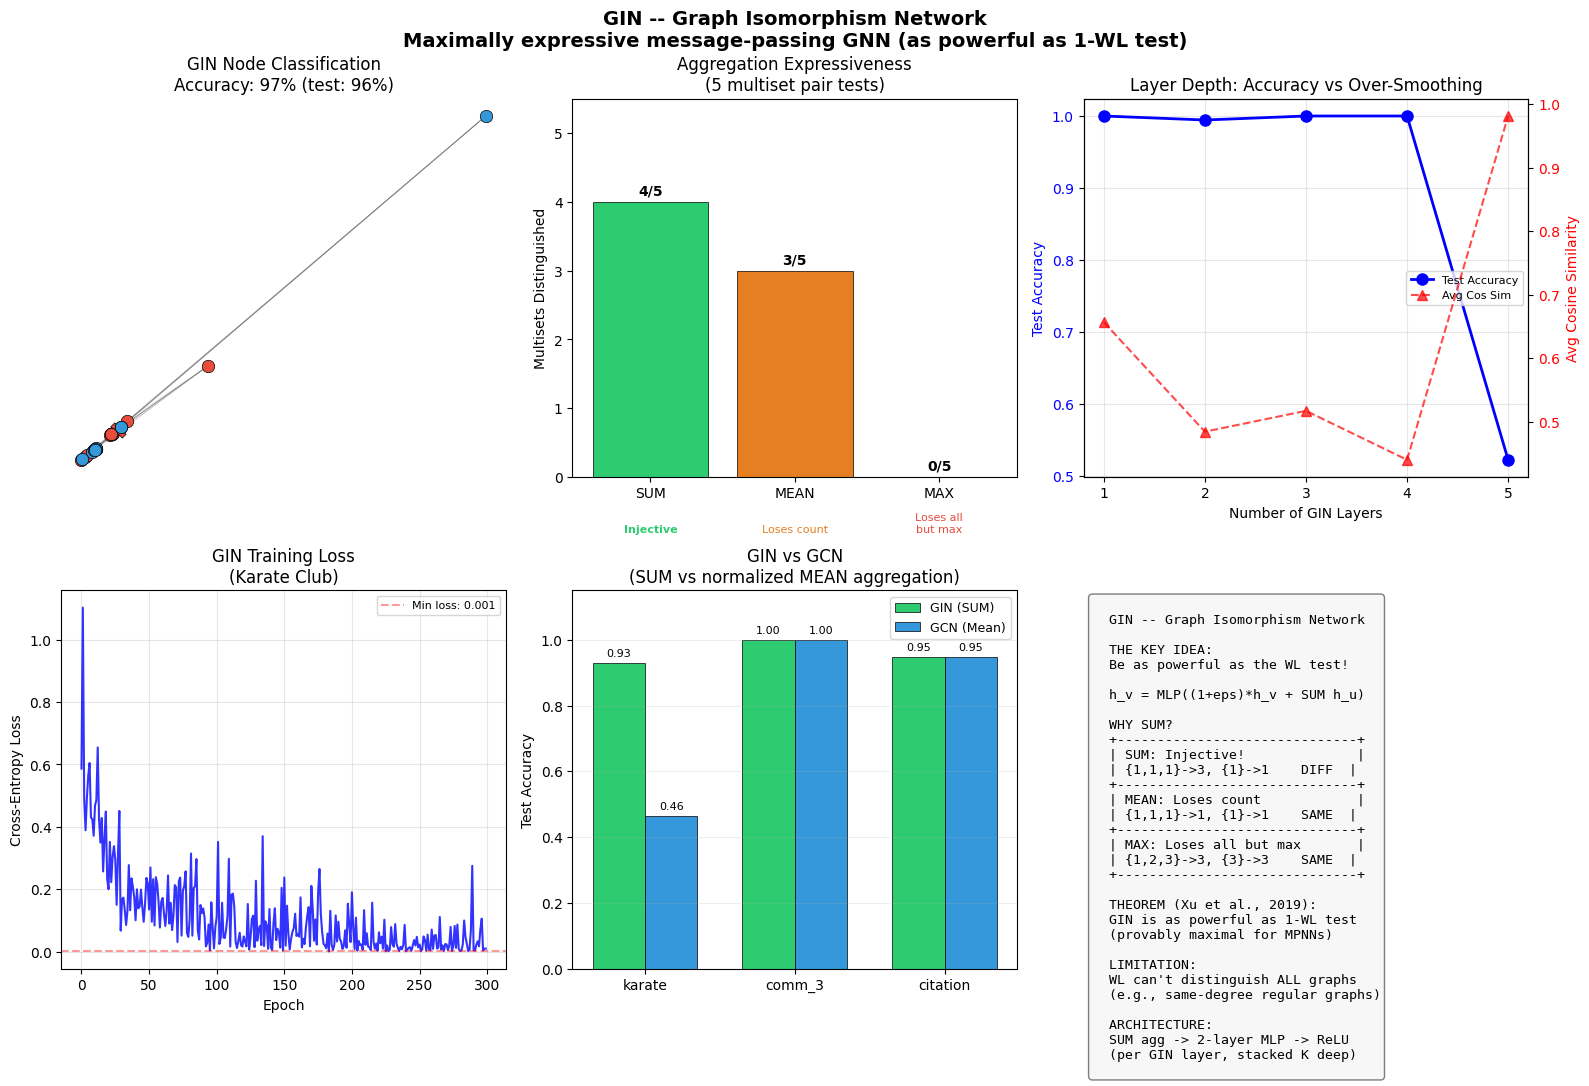

Recreate this plot in Python.
"""
GIN -- Graph Isomorphism Network
=================================

Paradigm: MAXIMALLY EXPRESSIVE GNN

===============================================================
WHAT IT IS (THE CORE IDEA)
===============================================================

Make GNNs as powerful as the WEISFEILER-LEHMAN (WL) graph
isomorphism test -- the gold standard for telling graphs apart!

THE WL TEST (Iterative Label Refinement):
1. Give each node an initial label (e.g., its degree)
2. At each iteration:
       new_label = HASH(own_label, SORTED(neighbor_labels))
3. After k iterations, compare label HISTOGRAMS
4. Different histograms => graphs are NON-ISOMORPHIC

THE KEY THEOREM (Xu et al., 2019):
Among all message-passing GNNs, GIN is AS POWERFUL as the
1-WL test. No MPNN can be more powerful.

THE GIN LAYER:
    h_v^(k) = MLP((1 + eps) * h_v^(k-1) + SUM_{u in N(v)} h_u^(k-1))

    "Weight yourself by (1+eps), add SUM of neighbor features,
     then pass through MLP."

===============================================================
WHY SUM AGGREGATION? (The Crucial Insight)
===============================================================

We need an INJECTIVE multiset function -- one that maps
different multisets of neighbor features to different outputs.

Consider three neighborhoods with features:

  Neighborhood A: {1, 1, 1}    (three neighbors, all feature=1)
  Neighborhood B: {1, 2}       (two neighbors, features 1 and 2)
  Neighborhood C: {1}          (one neighbor, feature=1)

SUM aggregation:
  A -> 3,  B -> 3,  C -> 1
  Distinguishes A from C! (and B gets same as A -- not perfect
  alone, but MLP can fix this when combined with self-features)

MEAN aggregation:
  A -> 1,  B -> 1.5,  C -> 1
  A and C are IDENTICAL! Lost the count information.
  {1,1,1} and {1} look the same. FATAL for expressiveness.

MAX aggregation:
  A -> 1,  B -> 2,  C -> 1
  A and C are IDENTICAL! Lost everything except the maximum.
  {1,1,1} and {1} look the same. FATAL for expressiveness.

SUM is the ONLY standard aggregation that is INJECTIVE over
multisets (up to the expressive power of the subsequent MLP).

FORMAL RESULT (Theorem 3 in Xu et al.):
With a sufficiently expressive MLP, SUM aggregation can
approximate any function over multisets. MEAN and MAX cannot.

===============================================================
THE (1 + eps) TRICK
===============================================================

    h_v = MLP((1 + eps) * h_v + SUM h_u)

WHY (1 + eps)?
Without it, the node's OWN features are weighted the same as
each neighbor's features. This means:
    - A node with feature 3, no neighbors
    - A node with feature 0, one neighbor with feature 3
Would be INDISTINGUISHABLE!

The (1+eps) factor gives the node's own features a DIFFERENT
weight from the aggregated neighbor features, ensuring the
function is injective over (node, multiset-of-neighbors) pairs.

eps can be:
- Fixed at 0: Works fine in practice (self-loop effectively)
- Learnable: Let the network decide the weighting
- Fixed nonzero: Different emphasis on self vs neighbors

===============================================================
GRAPH-LEVEL READOUT
===============================================================

For graph classification, aggregate node embeddings to a
single graph-level representation.

SIMPLE: h_G = SUM_v h_v^(K)    (only final layer)

BETTER (GIN paper): Concatenate across ALL layers:
    h_G = CONCAT(SUM h^(0), SUM h^(1), ..., SUM h^(K))

WHY concatenate layers? Each GIN layer captures a different
level of structural information:
    Layer 1: immediate neighborhood
    Layer 2: 2-hop patterns
    Layer K: k-hop substructure

Concatenating preserves ALL levels of information.

===============================================================
GIN vs OTHER GNNs (Expressiveness Hierarchy)
===============================================================

GCN (36): Mean aggregation + degree normalization
    Less expressive: loses count information
    But: more robust to noise, well-regularized

GraphSAGE (37): Various aggregators (mean, pool, LSTM)
    Practical but not provably maximal
    Inductive: works on unseen graphs

GAT (38): Learned attention weights
    Adaptive aggregation, but still bounded by WL
    Attention is a weighted mean -- still not injective

GIN: Sum + MLP
    PROVABLY as powerful as 1-WL test
    Most expressive among ALL message-passing GNNs

===============================================================
THE WL LIMITATION (What GIN CANNOT Do)
===============================================================

The 1-WL test (and thus ALL MPNNs including GIN) CANNOT
distinguish some non-isomorphic graphs:

Example: All REGULAR graphs with same degree distribution
    - 6-node cycle vs two 3-node triangles
    - Both: 6 nodes, all degree 2
    - WL gives SAME labeling!

This is a FUNDAMENTAL limitation. Solutions:
    - Higher-order k-WL tests (k-GNNs)
    - Random node initialization features
    - Subgraph counting features
    - Graph Transformers (44_graph_transformer.py)

===============================================================
INDUCTIVE BIAS
===============================================================

1. PERMUTATION INVARIANCE (graph) / EQUIVARIANCE (node)
   Output doesn't depend on arbitrary node ordering

2. INJECTIVE AGGREGATION (SUM)
   Different neighborhoods => different outputs
   Preserves multiset structure

3. MLP EXPRESSIVENESS
   Universal approximation after aggregation
   Necessary for achieving WL-level power

4. MESSAGE PASSING LOCALITY
   Each layer sees 1-hop; k layers = k-hop
   Same over-smoothing risk as other GNNs

===============================================================
"""

import numpy as np
import matplotlib.pyplot as plt
import sys
sys.path.insert(0, '/Users/sid47/ML Algorithms')

from importlib import import_module
graph_module = import_module('35_graph_fundamentals')
Graph = graph_module.Graph
karate_club = graph_module.karate_club
create_community_graph = graph_module.create_community_graph
create_citation_network = graph_module.create_citation_network
create_molecular_dataset = graph_module.create_molecular_dataset
create_transductive_split = graph_module.create_transductive_split
spring_layout = graph_module.spring_layout
draw_graph = graph_module.draw_graph

gcn_module = import_module('36_gcn')
softmax = gcn_module.softmax
cross_entropy_loss = gcn_module.cross_entropy_loss
GCN = gcn_module.GCN


# ============================================================
# GIN IMPLEMENTATION
# ============================================================

class GIN:
    """
    Graph Isomorphism Network -- Maximally Expressive GNN.

    As powerful as the 1-WL graph isomorphism test.

    Each GIN layer:
        h_v^(k) = MLP((1+eps)*h_v^(k-1) + SUM_{u in N(v)} h_u^(k-1))

    The MLP is a 2-layer network: Linear -> ReLU -> Linear

    Parameters
    ----------
    n_features : int
        Input feature dimension
    n_hidden : int
        Hidden layer dimension for each GIN layer's MLP
    n_classes : int
        Number of output classes
    n_layers : int
        Number of GIN layers (each with its own MLP)
    epsilon : float
        Initial value of eps (weights self-features)
    learn_epsilon : bool
        If True, eps is updated during training
    dropout : float
        Dropout rate applied after each GIN layer
    lr : float
        Learning rate for gradient descent
    random_state : int or None
        Random seed for reproducibility
    """

    def __init__(self, n_features, n_hidden, n_classes, n_layers=3,
                 epsilon=0.0, learn_epsilon=False, dropout=0.5,
                 lr=0.01, random_state=None):
        self.n_features = n_features
        self.n_hidden = n_hidden
        self.n_classes = n_classes
        self.n_layers = n_layers
        self.learn_epsilon = learn_epsilon
        self.dropout = dropout
        self.lr = lr
        self.random_state = random_state

        # Per-layer epsilon values
        self.epsilons = [float(epsilon)] * n_layers

        self._init_weights()

    def _init_weights(self):
        """Initialize MLP weights for each GIN layer + output layer.

        Each GIN layer has a 2-layer MLP:
            W1: (in_dim, hidden_dim), b1: (hidden_dim,)
            W2: (hidden_dim, hidden_dim), b2: (hidden_dim,)

        Output layer:
            W_out: (hidden_dim, n_classes), b_out: (n_classes,)
        """
        if self.random_state is not None:
            np.random.seed(self.random_state)

        # MLP parameters per GIN layer: (W1, b1, W2, b2)
        self.mlp_params = []

        dims_in = [self.n_features] + [self.n_hidden] * (self.n_layers - 1)

        for l in range(self.n_layers):
            d_in = dims_in[l]
            d_hid = self.n_hidden

            # Xavier initialization
            std1 = np.sqrt(2.0 / (d_in + d_hid))
            W1 = np.random.randn(d_in, d_hid) * std1
            b1 = np.zeros(d_hid)

            std2 = np.sqrt(2.0 / (d_hid + d_hid))
            W2 = np.random.randn(d_hid, d_hid) * std2
            b2 = np.zeros(d_hid)

            self.mlp_params.append((W1, b1, W2, b2))

        # Output layer
        std_out = np.sqrt(2.0 / (self.n_hidden + self.n_classes))
        self.W_out = np.random.randn(self.n_hidden, self.n_classes) * std_out
        self.b_out = np.zeros(self.n_classes)

    def forward(self, graph, training=True):
        """
        Full forward pass through all GIN layers.

        For each GIN layer l:
            1. aggregate = A @ H          (sum of neighbor features)
            2. combined = (1+eps)*H + aggregate
            3. z1 = combined @ W1 + b1    (MLP layer 1)
            4. h1 = ReLU(z1)
            5. z2 = h1 @ W2 + b2          (MLP layer 2)
            6. H_next = ReLU(z2)           (output activation)
            7. Apply dropout (if training)

        Final: logits = H_final @ W_out + b_out -> softmax

        Parameters
        ----------
        graph : Graph
            Input graph with .A and .X
        training : bool
            If True, apply dropout

        Returns
        -------
        probs : ndarray (n_nodes, n_classes)
            Class probabilities
        cache : dict
            Intermediate values for backpropagation
        """
        A = graph.A
        H = graph.X.copy()

        cache = {
            'H_inputs': [],       # H before each layer
            'aggregated': [],     # A @ H for each layer
            'combined': [],       # (1+eps)*H + aggregate
            'z1': [],             # combined @ W1 + b1
            'h1': [],             # ReLU(z1)
            'z2': [],             # h1 @ W2 + b2
            'H_outputs': [],      # ReLU(z2) (before dropout)
            'dropout_masks': [],  # dropout mask per layer
            'A': A,
        }

        for l in range(self.n_layers):
            W1, b1, W2, b2 = self.mlp_params[l]
            eps = self.epsilons[l]

            cache['H_inputs'].append(H.copy())

            # Step 1: Sum aggregation via adjacency matrix
            aggregate = A @ H

            # Step 2: Combine self and neighbors
            combined = (1.0 + eps) * H + aggregate

            cache['aggregated'].append(aggregate)
            cache['combined'].append(combined)

            # Step 3-4: MLP layer 1 + ReLU
            z1 = combined @ W1 + b1
            h1 = np.maximum(z1, 0.0)

            cache['z1'].append(z1)
            cache['h1'].append(h1)

            # Step 5-6: MLP layer 2 + ReLU
            z2 = h1 @ W2 + b2
            H_out = np.maximum(z2, 0.0)

            cache['z2'].append(z2)
            cache['H_outputs'].append(H_out.copy())

            # Step 7: Dropout
            if training and self.dropout > 0:
                mask = (np.random.rand(*H_out.shape) > self.dropout).astype(float)
                H = H_out * mask / (1.0 - self.dropout + 1e-10)
                cache['dropout_masks'].append(mask)
            else:
                H = H_out.copy()
                cache['dropout_masks'].append(np.ones_like(H_out))

        # Output layer: linear -> softmax
        logits = H @ self.W_out + self.b_out
        probs = softmax(logits)

        cache['H_final'] = H
        cache['logits'] = logits
        cache['probs'] = probs

        return probs, cache

    def backward(self, graph, y, mask, cache):
        """
        Full backpropagation through the entire GIN.

        Gradient flow (reverse order):
            softmax+CE -> output linear -> dropout -> ReLU -> MLP_l2 ->
            ReLU -> MLP_l1 -> aggregation -> previous layer

        Parameters
        ----------
        graph : Graph
            Input graph
        y : ndarray (n_nodes,)
            True labels
        mask : boolean ndarray (n_nodes,)
            Train mask
        cache : dict
            Forward pass cache
        """
        n = len(y)
        n_train = max(np.sum(mask), 1)
        A = cache['A']
        probs = cache['probs']

        # ---- Gradient of cross-entropy + softmax ----
        # dL/d_logits = (probs - one_hot) / n_train, masked
        dlogits = probs.copy()
        dlogits[np.arange(n), y] -= 1.0
        dlogits = dlogits * mask.astype(float)[:, None] / n_train

        # ---- Gradient through output layer ----
        H_final = cache['H_final']  # (n, hidden)
        dW_out = H_final.T @ dlogits
        db_out = np.sum(dlogits, axis=0)

        # dL/dH_final
        dH = dlogits @ self.W_out.T  # (n, hidden)

        # ---- Backprop through GIN layers (reverse) ----
        grad_mlp = []  # store (dW1, db1, dW2, db2) per layer

        for l in range(self.n_layers - 1, -1, -1):
            W1, b1, W2, b2 = self.mlp_params[l]

            # Through dropout
            dmask = cache['dropout_masks'][l]
            dH_pre_drop = dH * dmask / (1.0 - self.dropout + 1e-10)

            # Through ReLU after MLP layer 2
            z2 = cache['z2'][l]
            dz2 = dH_pre_drop * (z2 > 0).astype(float)

            # Gradients for W2, b2
            h1 = cache['h1'][l]
            dW2 = h1.T @ dz2
            db2 = np.sum(dz2, axis=0)

            # Through MLP layer 2 linear
            dh1 = dz2 @ W2.T

            # Through ReLU after MLP layer 1
            z1 = cache['z1'][l]
            dz1 = dh1 * (z1 > 0).astype(float)

            # Gradients for W1, b1
            combined = cache['combined'][l]
            dW1 = combined.T @ dz1
            db1 = np.sum(dz1, axis=0)

            grad_mlp.insert(0, (dW1, db1, dW2, db2))

            # Through MLP layer 1 linear -> d_combined
            d_combined = dz1 @ W1.T

            # Through aggregation: combined = (1+eps)*H + A @ H
            eps = self.epsilons[l]
            H_in = cache['H_inputs'][l]

            # d_combined/dH_in = (1+eps)*I  (from self)
            # d_combined/dH_in += A^T       (from neighbor sum, transpose for backprop)
            dH = (1.0 + eps) * d_combined + A.T @ d_combined

            # Gradient for epsilon (if learnable)
            if self.learn_epsilon:
                # d_loss/d_eps = sum of (d_combined * H_in) over all elements
                d_eps = np.sum(d_combined * H_in)
                self.epsilons[l] -= self.lr * d_eps

        # ---- Gradient clipping (prevent explosions in deep nets) ----
        max_norm = 5.0
        all_grads = [dW_out, db_out]
        for dW1, db1, dW2, db2 in grad_mlp:
            all_grads.extend([dW1, db1, dW2, db2])
        total_norm = np.sqrt(sum(np.sum(g**2) for g in all_grads
                                 if np.all(np.isfinite(g))))
        if total_norm > max_norm and total_norm > 0:
            scale = max_norm / total_norm
            dW_out = dW_out * scale
            db_out = db_out * scale
            grad_mlp = [
                (dW1 * scale, db1 * scale, dW2 * scale, db2 * scale)
                for dW1, db1, dW2, db2 in grad_mlp
            ]

        # ---- Update all weights ----
        self.W_out -= self.lr * dW_out
        self.b_out -= self.lr * db_out

        for l in range(self.n_layers):
            dW1, db1, dW2, db2 = grad_mlp[l]
            W1, b1, W2, b2 = self.mlp_params[l]
            W1 -= self.lr * dW1
            b1 -= self.lr * db1
            W2 -= self.lr * dW2
            b2 -= self.lr * db2
            self.mlp_params[l] = (W1, b1, W2, b2)

    def fit(self, graph, labels, train_mask, n_epochs=200, verbose=True):
        """
        Train GIN on a graph with transductive node classification.

        Parameters
        ----------
        graph : Graph
        labels : ndarray (n_nodes,)
        train_mask : boolean ndarray (n_nodes,)
        n_epochs : int
        verbose : bool

        Returns
        -------
        loss_history : list of float
        """
        loss_history = []

        for epoch in range(n_epochs):
            # Forward
            probs, cache = self.forward(graph, training=True)

            # Compute loss
            loss = cross_entropy_loss(probs, labels, train_mask)
            loss_history.append(loss)

            # Backward
            self.backward(graph, labels, train_mask, cache)

            if verbose and (epoch + 1) % 50 == 0:
                preds = np.argmax(probs, axis=1)
                train_acc = np.mean(preds[train_mask] == labels[train_mask])
                print(f"  Epoch {epoch+1:>4}: loss={loss:.4f}, "
                      f"train_acc={train_acc:.3f}")

        return loss_history

    def predict(self, graph):
        """Predict node class labels."""
        probs, _ = self.forward(graph, training=False)
        return np.argmax(probs, axis=1)

    def predict_proba(self, graph):
        """Predict node class probabilities."""
        probs, _ = self.forward(graph, training=False)
        return probs

    def get_embeddings(self, graph):
        """Get penultimate layer embeddings (before output layer)."""
        _, cache = self.forward(graph, training=False)
        return cache['H_final']


# ============================================================
# GIN WITH DIFFERENT AGGREGATIONS (for ablation)
# ============================================================

class GINAblation:
    """
    GIN variant that supports SUM, MEAN, or MAX aggregation.

    Used to demonstrate WHY sum aggregation is essential
    for maximal expressiveness.
    """

    def __init__(self, n_features, n_hidden, n_classes, n_layers=3,
                 aggregation='sum', epsilon=0.0, dropout=0.5,
                 lr=0.01, random_state=None):
        self.n_features = n_features
        self.n_hidden = n_hidden
        self.n_classes = n_classes
        self.n_layers = n_layers
        self.aggregation = aggregation  # 'sum', 'mean', or 'max'
        self.epsilon = epsilon
        self.dropout = dropout
        self.lr = lr
        self.random_state = random_state
        self._init_weights()

    def _init_weights(self):
        if self.random_state is not None:
            np.random.seed(self.random_state)

        self.mlp_params = []
        dims_in = [self.n_features] + [self.n_hidden] * (self.n_layers - 1)

        for l in range(self.n_layers):
            d_in = dims_in[l]
            d_hid = self.n_hidden
            std1 = np.sqrt(2.0 / (d_in + d_hid))
            W1 = np.random.randn(d_in, d_hid) * std1
            b1 = np.zeros(d_hid)
            std2 = np.sqrt(2.0 / (d_hid + d_hid))
            W2 = np.random.randn(d_hid, d_hid) * std2
            b2 = np.zeros(d_hid)
            self.mlp_params.append((W1, b1, W2, b2))

        std_out = np.sqrt(2.0 / (self.n_hidden + self.n_classes))
        self.W_out = np.random.randn(self.n_hidden, self.n_classes) * std_out
        self.b_out = np.zeros(self.n_classes)

    def _aggregate(self, A, H):
        """Aggregate neighbor features using chosen method."""
        if self.aggregation == 'sum':
            return A @ H
        elif self.aggregation == 'mean':
            deg = np.sum(A, axis=1, keepdims=True)
            deg = np.maximum(deg, 1.0)
            return (A @ H) / deg
        elif self.aggregation == 'max':
            n = H.shape[0]
            d = H.shape[1]
            result = np.full((n, d), -np.inf)
            for i in range(n):
                neighbors = np.where(A[i] > 0)[0]
                if len(neighbors) > 0:
                    result[i] = np.max(H[neighbors], axis=0)
                else:
                    result[i] = np.zeros(d)
            return result
        else:
            raise ValueError(f"Unknown aggregation: {self.aggregation}")

    def forward(self, graph, training=True):
        A = graph.A
        H = graph.X.copy()

        for l in range(self.n_layers):
            W1, b1, W2, b2 = self.mlp_params[l]

            aggregate = self._aggregate(A, H)
            combined = (1.0 + self.epsilon) * H + aggregate

            z1 = combined @ W1 + b1
            h1 = np.maximum(z1, 0.0)
            z2 = h1 @ W2 + b2
            H_out = np.maximum(z2, 0.0)

            if training and self.dropout > 0:
                mask = (np.random.rand(*H_out.shape) > self.dropout).astype(float)
                H = H_out * mask / (1.0 - self.dropout + 1e-10)
            else:
                H = H_out

        logits = H @ self.W_out + self.b_out
        probs = softmax(logits)
        return probs, H

    def fit(self, graph, labels, train_mask, n_epochs=200, verbose=False):
        """Simplified training (output layer gradient only, for ablation speed)."""
        loss_history = []

        for epoch in range(n_epochs):
            probs, H = self.forward(graph, training=True)
            loss = cross_entropy_loss(probs, labels, train_mask)
            loss_history.append(loss)

            # Gradient for output layer
            n = len(labels)
            n_train = max(np.sum(train_mask), 1)
            dlogits = probs.copy()
            dlogits[np.arange(n), labels] -= 1.0
            dlogits = dlogits * train_mask.astype(float)[:, None] / n_train

            dW_out = H.T @ dlogits
            db_out = np.sum(dlogits, axis=0)

            self.W_out -= self.lr * dW_out
            self.b_out -= self.lr * db_out

        return loss_history

    def predict(self, graph):
        probs, _ = self.forward(graph, training=False)
        return np.argmax(probs, axis=1)


# ============================================================
# WEISFEILER-LEHMAN ISOMORPHISM TEST
# ============================================================

def wl_test(graph1, graph2, iterations=5):
    """
    Weisfeiler-Lehman graph isomorphism test.

    The WL test iteratively refines node labels:
        1. Initialize: label = degree
        2. Each iteration: new_label = hash(own_label, sorted(neighbor_labels))
        3. Compare label histograms of both graphs

    If histograms differ at ANY iteration, graphs are NON-ISOMORPHIC.
    If histograms match after all iterations, graphs MIGHT be isomorphic
    (WL test is necessary but not sufficient).

    Parameters
    ----------
    graph1, graph2 : Graph
    iterations : int

    Returns
    -------
    distinguishable : bool
        True if WL test can distinguish the graphs (definitely non-isomorphic)
    history : list of (hist1, hist2) per iteration
    """
    def get_labels_and_hist(graph, labels):
        """One WL refinement step."""
        new_labels = []
        for v in range(graph.n_nodes):
            nbr_labels = sorted([labels[u] for u in graph.neighbors(v)])
            # Create a hashable representation
            new_labels.append(hash((labels[v], tuple(nbr_labels))))
        # Relabel to consecutive integers
        unique = sorted(set(new_labels))
        label_map = {l: i for i, l in enumerate(unique)}
        new_labels = [label_map[l] for l in new_labels]
        # Histogram
        hist = {}
        for l in new_labels:
            hist[l] = hist.get(l, 0) + 1
        return new_labels, hist

    # Initialize labels from degree
    labels1 = list(graph1.degrees().astype(int))
    labels2 = list(graph2.degrees().astype(int))

    history = []

    for it in range(iterations):
        labels1, hist1 = get_labels_and_hist(graph1, labels1)
        labels2, hist2 = get_labels_and_hist(graph2, labels2)

        # Normalize histograms to comparable form
        # Use sorted (label, count) tuples for comparison
        sig1 = tuple(sorted(hist1.values()))
        sig2 = tuple(sorted(hist2.values()))

        history.append((hist1, hist2))

        if sig1 != sig2:
            return True, history  # Distinguishable!

    return False, history  # Cannot distinguish


def wl_test_with_labels(graph1, graph2, iterations=5):
    """
    WL test that also returns the per-iteration label arrays
    for visualization purposes.

    Returns
    -------
    distinguishable : bool
    label_history : list of (labels1, labels2) per iteration
    """
    labels1 = list(graph1.degrees().astype(int))
    labels2 = list(graph2.degrees().astype(int))

    label_history = [(list(labels1), list(labels2))]

    for it in range(iterations):
        new1, new2 = [], []
        for v in range(graph1.n_nodes):
            nbr = sorted([labels1[u] for u in graph1.neighbors(v)])
            new1.append(hash((labels1[v], tuple(nbr))))
        for v in range(graph2.n_nodes):
            nbr = sorted([labels2[u] for u in graph2.neighbors(v)])
            new2.append(hash((labels2[v], tuple(nbr))))

        # Relabel to consecutive integers (globally across both graphs)
        all_labels = sorted(set(new1 + new2))
        lmap = {l: i for i, l in enumerate(all_labels)}
        labels1 = [lmap[l] for l in new1]
        labels2 = [lmap[l] for l in new2]

        label_history.append((list(labels1), list(labels2)))

        hist1 = {}
        for l in labels1:
            hist1[l] = hist1.get(l, 0) + 1
        hist2 = {}
        for l in labels2:
            hist2[l] = hist2.get(l, 0) + 1

        if tuple(sorted(hist1.values())) != tuple(sorted(hist2.values())):
            return True, label_history

    return False, label_history


# ============================================================
# ABLATION EXPERIMENTS
# ============================================================

def ablation_experiments():
    """Run comprehensive ablation experiments for GIN."""

    print("\n" + "=" * 60)
    print("ABLATION EXPERIMENTS")
    print("=" * 60)

    np.random.seed(42)

    # ---- Experiment 1: SUM vs MEAN vs MAX Multiset Test ----
    print("\n1. SUM vs MEAN vs MAX -- MULTISET EXPRESSIVENESS")
    print("-" * 50)
    print("Can the aggregation DISTINGUISH different neighbor sets?\n")

    # These test cases are chosen to highlight WHERE each aggregation
    # fails. The key insight: MEAN loses count, MAX loses everything
    # but the maximum. SUM preserves the full multiset information
    # (when followed by an MLP).
    test_cases = [
        # MEAN fails (same mean, different multisets):
        ("MEAN fail: {1,1,1} vs {1}", [1, 1, 1], [1]),
        ("MEAN fail: {2,2} vs {1,1,2,2}", [2, 2], [1, 1, 2, 2]),
        # MAX fails (same max, different multisets):
        ("MAX fail: {1,2,3} vs {3}", [1, 2, 3], [3]),
        ("MAX fail: {0,0,5} vs {5}", [0, 0, 5], [5]),
        # Both MEAN and MAX fail:
        ("Both fail: {1,1} vs {1}", [1, 1], [1]),
        # SUM correctly distinguishes ALL of the above
    ]

    print(f"  {'Test Case':<32} {'SUM':<15} {'MEAN':<15} {'MAX':<15}")
    print("  " + "-" * 77)

    sum_wins, mean_wins, max_wins = 0, 0, 0
    for name, a, b in test_cases:
        s1, s2 = sum(a), sum(b)
        m1, m2 = np.mean(a), np.mean(b)
        x1, x2 = max(a), max(b)

        s_diff = "DIFF" if abs(s1 - s2) > 1e-8 else "SAME"
        m_diff = "DIFF" if abs(m1 - m2) > 1e-8 else "SAME"
        x_diff = "DIFF" if abs(x1 - x2) > 1e-8 else "SAME"

        if s_diff == "DIFF":
            sum_wins += 1
        if m_diff == "DIFF":
            mean_wins += 1
        if x_diff == "DIFF":
            max_wins += 1

        print(f"  {name:<32} {s1}vs{s2} {s_diff:<6}  "
              f"{m1:.1f}vs{m2:.1f} {m_diff:<6}  "
              f"{x1}vs{x2} {x_diff:<6}")

    print(f"\n  Distinctions: SUM={sum_wins}/{len(test_cases)}  "
          f"MEAN={mean_wins}/{len(test_cases)}  "
          f"MAX={max_wins}/{len(test_cases)}")
    print("  => SUM is most expressive (INJECTIVE over multisets)")

    # ---- Experiment 1b: SUM vs MEAN vs MAX on Node Classification ----
    print("\n  Node classification accuracy with each aggregation:")
    print("  " + "-" * 50)

    graph, labels = create_community_graph(
        n_communities=3, nodes_per_community=25,
        p_in=0.3, p_out=0.02, feature_dim=16, random_state=42
    )
    train_mask, _, test_mask = create_transductive_split(
        graph.n_nodes, labels, train_ratio=0.15, val_ratio=0.1
    )

    for agg in ['sum', 'mean', 'max']:
        accs = []
        for trial in range(3):
            model = GINAblation(
                n_features=16, n_hidden=16, n_classes=3, n_layers=2,
                aggregation=agg, dropout=0.3, lr=0.01,
                random_state=42 + trial
            )
            model.fit(graph, labels, train_mask, n_epochs=200, verbose=False)
            preds = model.predict(graph)
            accs.append(np.mean(preds[test_mask] == labels[test_mask]))
        print(f"    {agg.upper():<6}  test_acc={np.mean(accs):.3f} "
              f"+/- {np.std(accs):.3f}")

    print("  => SUM typically matches or exceeds MEAN/MAX")

    # ---- Experiment 2: Learnable eps vs Fixed eps ----
    print("\n2. LEARNABLE eps vs FIXED eps=0")
    print("-" * 50)

    graph, labels = karate_club()
    train_mask = np.zeros(graph.n_nodes, dtype=bool)
    train_mask[[0, 1, 2, 3, 30, 31, 32, 33]] = True

    for learn_eps in [False, True]:
        accs = []
        for trial in range(5):
            model = GIN(
                n_features=graph.X.shape[1], n_hidden=16, n_classes=2,
                n_layers=2, epsilon=0.0, learn_epsilon=learn_eps,
                dropout=0.3, lr=0.01, random_state=42 + trial
            )
            model.fit(graph, labels, train_mask, n_epochs=200, verbose=False)
            preds = model.predict(graph)
            accs.append(np.mean(preds == labels))

        label = "Learnable eps" if learn_eps else "Fixed eps=0  "
        print(f"  {label}  accuracy={np.mean(accs):.3f} "
              f"+/- {np.std(accs):.3f}")
        if learn_eps:
            print(f"    Final eps values: "
                  f"{[f'{e:.3f}' for e in model.epsilons]}")

    print("  => eps=0 often works well; learnable eps can help")

    # ---- Experiment 3: Number of Layers ----
    print("\n3. NUMBER OF GIN LAYERS (Over-Smoothing Check)")
    print("-" * 50)

    graph, labels = create_community_graph(
        n_communities=3, nodes_per_community=25,
        p_in=0.3, p_out=0.02, feature_dim=16, random_state=42
    )
    train_mask, _, test_mask = create_transductive_split(
        graph.n_nodes, labels, train_ratio=0.15, val_ratio=0.1
    )

    for n_layers in [1, 2, 3, 4, 5]:
        accs = []
        for trial in range(3):
            model = GIN(
                n_features=16, n_hidden=16, n_classes=3,
                n_layers=n_layers, dropout=0.3, lr=0.01,
                random_state=42 + trial
            )
            model.fit(graph, labels, train_mask, n_epochs=200, verbose=False)
            preds = model.predict(graph)
            accs.append(np.mean(preds[test_mask] == labels[test_mask]))

        # Check over-smoothing via embedding similarity
        emb = model.get_embeddings(graph)
        norms = np.linalg.norm(emb, axis=1, keepdims=True)
        norms = np.maximum(norms, 1e-8)
        emb_n = emb / norms
        cos_sim = emb_n @ emb_n.T
        avg_sim = (np.sum(cos_sim) - graph.n_nodes) / (
            graph.n_nodes * (graph.n_nodes - 1))

        print(f"  layers={n_layers}  test_acc={np.mean(accs):.3f} "
              f"+/- {np.std(accs):.3f}  avg_cos_sim={avg_sim:.3f}")

    print("  => 2-3 layers optimal; deep GIN over-smooths like GCN")

    # ---- Experiment 4: Hidden Dimension ----
    print("\n4. HIDDEN DIMENSION SWEEP")
    print("-" * 50)

    for hidden in [8, 16, 32, 64]:
        accs = []
        for trial in range(3):
            model = GIN(
                n_features=16, n_hidden=hidden, n_classes=3,
                n_layers=2, dropout=0.3, lr=0.01,
                random_state=42 + trial
            )
            model.fit(graph, labels, train_mask, n_epochs=200, verbose=False)
            preds = model.predict(graph)
            accs.append(np.mean(preds[test_mask] == labels[test_mask]))

        n_params = sum(
            w.size for params in model.mlp_params
            for w in params
        ) + model.W_out.size + model.b_out.size
        print(f"  hidden={hidden:<4}  test_acc={np.mean(accs):.3f} "
              f"+/- {np.std(accs):.3f}  params={n_params}")

    print("  => 16-32 usually sufficient for small graphs")

    # ---- Experiment 5: WL Test Demo ----
    print("\n5. WEISFEILER-LEHMAN TEST DEMO")
    print("-" * 50)

    # Case A: Non-isomorphic graphs WL CAN distinguish
    # Triangle vs path of length 3
    g1 = Graph(3)
    g1.add_edge(0, 1)
    g1.add_edge(1, 2)
    g1.add_edge(0, 2)

    g2 = Graph(3)
    g2.add_edge(0, 1)
    g2.add_edge(1, 2)

    dist_a, hist_a = wl_test(g1, g2, iterations=3)
    print(f"  Triangle vs Path(3 nodes):")
    print(f"    Distinguishable: {dist_a}")
    print(f"    (Triangle: all degree 2; Path: degrees 1,2,1)")

    # Case B: Non-isomorphic graphs WL CANNOT distinguish
    # Two non-isomorphic 3-regular graphs on 6 nodes
    # Graph 1: 6-cycle (C6)
    g3 = Graph(6)
    for i in range(6):
        g3.add_edge(i, (i + 1) % 6)
    # Add cross edges to make 3-regular: 0-3, 1-4, 2-5
    g3.add_edge(0, 3)
    g3.add_edge(1, 4)
    g3.add_edge(2, 5)

    # Graph 2: Two triangles connected (K3,3-like)
    g4 = Graph(6)
    # Triangle 1: 0-1-2
    g4.add_edge(0, 1)
    g4.add_edge(1, 2)
    g4.add_edge(0, 2)
    # Triangle 2: 3-4-5
    g4.add_edge(3, 4)
    g4.add_edge(4, 5)
    g4.add_edge(3, 5)
    # Cross connections to make 3-regular: 0-3, 1-4, 2-5
    g4.add_edge(0, 3)
    g4.add_edge(1, 4)
    g4.add_edge(2, 5)

    # Check that both are 3-regular
    deg3 = g3.degrees()
    deg4 = g4.degrees()

    # WL test
    dist_b, hist_b = wl_test(g3, g4, iterations=5)
    print(f"\n  3-regular graph A vs 3-regular graph B (6 nodes each):")
    print(f"    Graph A degrees: {deg3}")
    print(f"    Graph B degrees: {deg4}")
    print(f"    Distinguishable by WL: {dist_b}")
    if not dist_b:
        print("    => WL (and GIN) CANNOT distinguish these!")
        print("    This is the FUNDAMENTAL LIMIT of message-passing GNNs.")
    else:
        print("    => WL CAN distinguish these specific structures.")


# ============================================================
# BENCHMARK
# ============================================================

def benchmark_on_datasets():
    """Benchmark GIN on multiple graph datasets."""

    print("\n" + "=" * 60)
    print("BENCHMARK: GIN on Graph Datasets")
    print("=" * 60)

    results = {}

    datasets = {
        'karate_club': (karate_club, 2),
        'community_2': (lambda: create_community_graph(
            2, 25, 0.3, 0.02, random_state=42), 2),
        'community_3': (lambda: create_community_graph(
            3, 20, 0.3, 0.02, random_state=42), 3),
        'community_4': (lambda: create_community_graph(
            4, 15, 0.3, 0.02, random_state=42), 4),
        'citation': (lambda: create_citation_network(
            100, 3, 16, random_state=42), 3),
    }

    print(f"\n{'Dataset':<15} {'GIN Train':<12} {'GIN Test':<12} "
          f"{'GCN Test':<12} {'Nodes':<8}")
    print("-" * 60)

    for name, (dataset_fn, n_classes) in datasets.items():
        graph, labels = dataset_fn()
        train_mask, val_mask, test_mask = create_transductive_split(
            graph.n_nodes, labels, train_ratio=0.15, val_ratio=0.1
        )

        # GIN
        gin = GIN(
            n_features=graph.X.shape[1], n_hidden=16, n_classes=n_classes,
            n_layers=2, dropout=0.3, lr=0.01, random_state=42
        )
        gin.fit(graph, labels, train_mask, n_epochs=200, verbose=False)
        gin_preds = gin.predict(graph)
        gin_train = np.mean(gin_preds[train_mask] == labels[train_mask])
        gin_test = np.mean(gin_preds[test_mask] == labels[test_mask])

        # GCN for comparison
        gcn = GCN(
            n_features=graph.X.shape[1], n_hidden=16, n_classes=n_classes,
            n_layers=2, dropout=0.3, lr=0.01, random_state=42
        )
        gcn.fit(graph, labels, train_mask, n_epochs=200, verbose=False)
        gcn_preds = gcn.predict(graph)
        gcn_test = np.mean(gcn_preds[test_mask] == labels[test_mask])

        results[name] = {
            'gin_train': gin_train, 'gin_test': gin_test,
            'gcn_test': gcn_test, 'n_nodes': graph.n_nodes
        }

        print(f"{name:<15} {gin_train:<12.3f} {gin_test:<12.3f} "
              f"{gcn_test:<12.3f} {graph.n_nodes:<8}")

    print("\n  GIN uses SUM aggregation (injective) vs GCN's normalized mean.")
    print("  On homophilic graphs, both perform similarly.")
    print("  GIN's advantage is theoretical: provably maximal expressiveness.")

    return results


# ============================================================
# VISUALIZATIONS
# ============================================================

def visualize_gin():
    """
    Create comprehensive 2x3 GIN visualization.

    Panel 1: GIN predictions on karate club graph
    Panel 2: SUM vs MEAN vs MAX expressiveness (bar chart)
    Panel 3: Layer depth vs accuracy
    Panel 4: Training loss curve
    Panel 5: GIN vs GCN comparison
    Panel 6: Summary text

    Returns fig, saves as 39_gin.png.
    """
    print("\nGenerating: GIN visualization...")

    fig, axes = plt.subplots(2, 3, figsize=(16, 11))
    np.random.seed(42)

    # Load karate club
    graph, labels = karate_club()
    n_classes = 2
    train_mask = np.zeros(graph.n_nodes, dtype=bool)
    train_mask[[0, 1, 2, 3, 30, 31, 32, 33]] = True
    test_mask = ~train_mask
    pos = spring_layout(graph, seed=42)

    # ============ Panel 1: GIN Node Classification ============
    ax = axes[0, 0]

    gin = GIN(
        n_features=graph.X.shape[1], n_hidden=16, n_classes=2,
        n_layers=2, dropout=0.3, lr=0.01, random_state=42
    )
    losses = gin.fit(graph, labels, train_mask, n_epochs=300, verbose=False)
    preds = gin.predict(graph)
    acc = np.mean(preds == labels)
    test_acc = np.mean(preds[test_mask] == labels[test_mask])

    # Draw edges
    for i in range(graph.n_nodes):
        for j in range(i + 1, graph.n_nodes):
            if graph.A[i, j] > 0:
                ax.plot([pos[i, 0], pos[j, 0]], [pos[i, 1], pos[j, 1]],
                        'gray', alpha=0.2, linewidth=0.5)

    # Draw nodes: correct=circle, wrong=X
    correct = preds == labels
    colors_map = {0: '#e74c3c', 1: '#3498db'}
    for i in range(graph.n_nodes):
        c = colors_map[labels[i]]
        marker = 'o' if correct[i] else 'X'
        size = 80 if correct[i] else 120
        ax.scatter(pos[i, 0], pos[i, 1], c=c, s=size,
                   marker=marker, edgecolors='black', linewidths=0.5,
                   zorder=5)

    ax.set_title(f'GIN Node Classification\n'
                 f'Accuracy: {acc:.0%} (test: {test_acc:.0%})')
    ax.axis('off')

    # ============ Panel 2: SUM vs MEAN vs MAX ============
    ax = axes[0, 1]

    # Run multiset distinguishability test -- same cases as ablation
    test_cases = [
        ("{1,1,1} vs {1}", [1, 1, 1], [1]),
        ("{2,2} vs {1,1,2,2}", [2, 2], [1, 1, 2, 2]),
        ("{1,2,3} vs {3}", [1, 2, 3], [3]),
        ("{0,0,5} vs {5}", [0, 0, 5], [5]),
        ("{1,1} vs {1}", [1, 1], [1]),
    ]

    sum_count, mean_count, max_count = 0, 0, 0
    for _, a, b in test_cases:
        if abs(sum(a) - sum(b)) > 1e-8:
            sum_count += 1
        if abs(np.mean(a) - np.mean(b)) > 1e-8:
            mean_count += 1
        if abs(max(a) - max(b)) > 1e-8:
            max_count += 1

    agg_names = ['SUM', 'MEAN', 'MAX']
    counts = [sum_count, mean_count, max_count]
    colors = ['#2ecc71', '#e67e22', '#e74c3c']

    bars = ax.bar(agg_names, counts, color=colors, edgecolor='black',
                  linewidth=0.5)
    ax.set_ylabel('Multisets Distinguished')
    ax.set_title(f'Aggregation Expressiveness\n'
                 f'({len(test_cases)} multiset pair tests)')
    ax.set_ylim(0, len(test_cases) + 0.5)

    # Annotations
    for bar, count in zip(bars, counts):
        ax.text(bar.get_x() + bar.get_width() / 2, bar.get_height() + 0.1,
                f'{count}/{len(test_cases)}', ha='center', fontsize=10,
                fontweight='bold')

    ax.text(0, -0.8, 'Injective', ha='center', fontsize=8, color='#2ecc71',
            fontweight='bold')
    ax.text(1, -0.8, 'Loses count', ha='center', fontsize=8,
            color='#e67e22')
    ax.text(2, -0.8, 'Loses all\nbut max', ha='center', fontsize=8,
            color='#e74c3c')

    # ============ Panel 3: Layer Depth vs Accuracy ============
    ax = axes[0, 2]

    comm_graph, comm_labels = create_community_graph(
        n_communities=3, nodes_per_community=25,
        p_in=0.3, p_out=0.02, feature_dim=16, random_state=42
    )
    tm, _, tsm = create_transductive_split(
        comm_graph.n_nodes, comm_labels, train_ratio=0.15, val_ratio=0.1
    )

    layer_counts = [1, 2, 3, 4, 5]
    layer_accs = []
    layer_sims = []

    for nl in layer_counts:
        accs_trial = []
        for trial in range(3):
            m = GIN(
                n_features=16, n_hidden=16, n_classes=3,
                n_layers=nl, dropout=0.3, lr=0.01,
                random_state=42 + trial
            )
            m.fit(comm_graph, comm_labels, tm, n_epochs=200, verbose=False)
            p = m.predict(comm_graph)
            accs_trial.append(np.mean(p[tsm] == comm_labels[tsm]))

        layer_accs.append(np.mean(accs_trial))

        # Over-smoothing measure
        emb = m.get_embeddings(comm_graph)
        norms = np.maximum(np.linalg.norm(emb, axis=1, keepdims=True), 1e-8)
        emb_n = emb / norms
        cs = emb_n @ emb_n.T
        avg_s = (np.sum(cs) - comm_graph.n_nodes) / (
            comm_graph.n_nodes * (comm_graph.n_nodes - 1))
        layer_sims.append(avg_s)

    ax.plot(layer_counts, layer_accs, 'bo-', linewidth=2, markersize=8,
            label='Test Accuracy')
    ax.set_xlabel('Number of GIN Layers')
    ax.set_ylabel('Test Accuracy', color='blue')
    ax.tick_params(axis='y', labelcolor='blue')

    ax2 = ax.twinx()
    ax2.plot(layer_counts, layer_sims, 'r^--', linewidth=1.5, markersize=7,
             label='Avg Cos Sim', alpha=0.7)
    ax2.set_ylabel('Avg Cosine Similarity', color='red')
    ax2.tick_params(axis='y', labelcolor='red')

    ax.set_title('Layer Depth: Accuracy vs Over-Smoothing')
    ax.set_xticks(layer_counts)

    lines1, labels1 = ax.get_legend_handles_labels()
    lines2, labels2 = ax2.get_legend_handles_labels()
    ax.legend(lines1 + lines2, labels1 + labels2, loc='center right',
              fontsize=8)
    ax.grid(True, alpha=0.3)

    # ============ Panel 4: Training Loss Curve ============
    ax = axes[1, 0]

    gin2 = GIN(
        n_features=graph.X.shape[1], n_hidden=16, n_classes=2,
        n_layers=2, dropout=0.3, lr=0.01, random_state=42
    )
    losses2 = gin2.fit(graph, labels, train_mask, n_epochs=300, verbose=False)

    ax.plot(losses2, 'b-', linewidth=1.5, alpha=0.8)
    ax.set_xlabel('Epoch')
    ax.set_ylabel('Cross-Entropy Loss')
    ax.set_title('GIN Training Loss\n(Karate Club)')
    ax.grid(True, alpha=0.3)

    # Mark convergence
    min_loss = min(losses2)
    min_epoch = losses2.index(min_loss)
    ax.axhline(y=min_loss, color='red', linestyle='--', alpha=0.4,
               label=f'Min loss: {min_loss:.3f}')
    ax.legend(fontsize=8)

    # ============ Panel 5: GIN vs GCN Comparison ============
    ax = axes[1, 1]

    dataset_names = ['karate', 'comm_3', 'citation']
    dataset_fns = [
        karate_club,
        lambda: create_community_graph(3, 20, 0.3, 0.02, random_state=42),
        lambda: create_citation_network(100, 3, 16, random_state=42),
    ]
    dataset_classes = [2, 3, 3]

    gin_accs, gcn_accs = [], []

    for ds_fn, nc in zip(dataset_fns, dataset_classes):
        g, l = ds_fn()
        tmk, _, tsmk = create_transductive_split(
            g.n_nodes, l, train_ratio=0.15, val_ratio=0.1
        )

        # GIN
        gin_m = GIN(
            n_features=g.X.shape[1], n_hidden=16, n_classes=nc,
            n_layers=2, dropout=0.3, lr=0.01, random_state=42
        )
        gin_m.fit(g, l, tmk, n_epochs=200, verbose=False)
        gin_p = gin_m.predict(g)
        gin_accs.append(np.mean(gin_p[tsmk] == l[tsmk]))

        # GCN
        gcn_m = GCN(
            n_features=g.X.shape[1], n_hidden=16, n_classes=nc,
            n_layers=2, dropout=0.3, lr=0.01, random_state=42
        )
        gcn_m.fit(g, l, tmk, n_epochs=200, verbose=False)
        gcn_p = gcn_m.predict(g)
        gcn_accs.append(np.mean(gcn_p[tsmk] == l[tsmk]))

    x = np.arange(len(dataset_names))
    width = 0.35
    ax.bar(x - width / 2, gin_accs, width, label='GIN (SUM)',
           color='#2ecc71', edgecolor='black', linewidth=0.5)
    ax.bar(x + width / 2, gcn_accs, width, label='GCN (Mean)',
           color='#3498db', edgecolor='black', linewidth=0.5)

    ax.set_xticks(x)
    ax.set_xticklabels(dataset_names)
    ax.set_ylabel('Test Accuracy')
    ax.set_title('GIN vs GCN\n(SUM vs normalized MEAN aggregation)')
    ax.legend(fontsize=9)
    ax.set_ylim(0, 1.15)
    ax.grid(True, alpha=0.2, axis='y')

    # Add value labels
    for i, (ga, ca) in enumerate(zip(gin_accs, gcn_accs)):
        ax.text(i - width / 2, ga + 0.02, f'{ga:.2f}', ha='center',
                fontsize=8)
        ax.text(i + width / 2, ca + 0.02, f'{ca:.2f}', ha='center',
                fontsize=8)

    # ============ Panel 6: Summary Text ============
    ax = axes[1, 2]
    ax.axis('off')

    summary = """
  GIN -- Graph Isomorphism Network

  THE KEY IDEA:
  Be as powerful as the WL test!

  h_v = MLP((1+eps)*h_v + SUM h_u)

  WHY SUM?
  +------------------------------+
  | SUM: Injective!              |
  | {1,1,1}->3, {1}->1    DIFF  |
  +------------------------------+
  | MEAN: Loses count            |
  | {1,1,1}->1, {1}->1    SAME  |
  +------------------------------+
  | MAX: Loses all but max       |
  | {1,2,3}->3, {3}->3    SAME  |
  +------------------------------+

  THEOREM (Xu et al., 2019):
  GIN is as powerful as 1-WL test
  (provably maximal for MPNNs)

  LIMITATION:
  WL can't distinguish ALL graphs
  (e.g., same-degree regular graphs)

  ARCHITECTURE:
  SUM agg -> 2-layer MLP -> ReLU
  (per GIN layer, stacked K deep)
    """

    ax.text(0.02, 0.98, summary, transform=ax.transAxes, fontsize=9.5,
            verticalalignment='top', fontfamily='monospace',
            bbox=dict(boxstyle='round', facecolor='#f0f0f0', alpha=0.5))

    plt.suptitle('GIN -- Graph Isomorphism Network\n'
                 'Maximally expressive message-passing GNN '
                 '(as powerful as 1-WL test)',
                 fontsize=14, fontweight='bold')
    plt.tight_layout()

    return fig


def visualize_wl_test():
    """
    Visualize the Weisfeiler-Lehman test.

    Panel 1: Two non-isomorphic graphs that WL CAN distinguish
             (triangle vs path) -- show label refinement
    Panel 2: Two graphs that WL CANNOT distinguish
             (regular graphs with same degree sequence)

    Returns fig, saves as 39_gin_wl.png.
    """
    print("\nGenerating: WL test visualization...")

    fig, axes = plt.subplots(1, 2, figsize=(14, 6))

    # ============ Panel 1: WL CAN distinguish ============
    ax = axes[0]

    # Graph A: Triangle (K3) -- 4 nodes, triangle + pendant
    g1 = Graph(4)
    g1.add_edge(0, 1)
    g1.add_edge(1, 2)
    g1.add_edge(0, 2)
    g1.add_edge(2, 3)

    # Graph B: Path (P4)
    g2 = Graph(4)
    g2.add_edge(0, 1)
    g2.add_edge(1, 2)
    g2.add_edge(2, 3)

    # Run WL with label tracking
    dist, label_hist = wl_test_with_labels(g1, g2, iterations=3)

    # Positions for side-by-side display
    # Graph A on left, Graph B on right
    pos1 = np.array([[0, 1], [1, 1], [0.5, 0], [1.5, 0]])
    pos2 = np.array([[3, 1], [4, 1], [5, 1], [6, 1]])

    # Draw edges
    for i in range(g1.n_nodes):
        for j in range(i + 1, g1.n_nodes):
            if g1.A[i, j] > 0:
                ax.plot([pos1[i, 0], pos1[j, 0]], [pos1[i, 1], pos1[j, 1]],
                        'k-', linewidth=2, alpha=0.5)
    for i in range(g2.n_nodes):
        for j in range(i + 1, g2.n_nodes):
            if g2.A[i, j] > 0:
                ax.plot([pos2[i, 0], pos2[j, 0]], [pos2[i, 1], pos2[j, 1]],
                        'k-', linewidth=2, alpha=0.5)

    # Color by initial labels (degree)
    cmap = plt.cm.Set1
    init_labels1 = label_hist[0][0]
    init_labels2 = label_hist[0][1]

    # After 1 iteration
    final_labels1 = label_hist[1][0]
    final_labels2 = label_hist[1][1]
    all_labels = sorted(set(final_labels1 + final_labels2))
    n_colors = len(all_labels)
    color_map = {l: cmap(i / max(n_colors, 1)) for i, l in
                 enumerate(all_labels)}

    for i in range(g1.n_nodes):
        c = color_map.get(final_labels1[i], 'gray')
        ax.scatter(pos1[i, 0], pos1[i, 1], c=[c], s=300,
                   edgecolors='black', linewidths=2, zorder=5)
        ax.text(pos1[i, 0], pos1[i, 1], str(final_labels1[i]),
                ha='center', va='center', fontsize=12, fontweight='bold',
                zorder=6)

    for i in range(g2.n_nodes):
        c = color_map.get(final_labels2[i], 'gray')
        ax.scatter(pos2[i, 0], pos2[i, 1], c=[c], s=300,
                   edgecolors='black', linewidths=2, zorder=5)
        ax.text(pos2[i, 0], pos2[i, 1], str(final_labels2[i]),
                ha='center', va='center', fontsize=12, fontweight='bold',
                zorder=6)

    ax.text(0.75, -0.8, 'Graph A\n(triangle + pendant)', ha='center',
            fontsize=10, fontweight='bold')
    ax.text(4.5, -0.8, 'Graph B\n(path P4)', ha='center',
            fontsize=10, fontweight='bold')

    # Show histograms
    hist1 = {}
    for l in final_labels1:
        hist1[l] = hist1.get(l, 0) + 1
    hist2 = {}
    for l in final_labels2:
        hist2[l] = hist2.get(l, 0) + 1

    ax.text(3.25, 1.8,
            f'Label histograms (after 1 WL iteration):\n'
            f'  A: {dict(sorted(hist1.items()))}\n'
            f'  B: {dict(sorted(hist2.items()))}\n'
            f'  => {"DIFFERENT! Non-isomorphic." if dist else "Same"}',
            fontsize=9, fontfamily='monospace',
            bbox=dict(boxstyle='round', facecolor='lightgreen', alpha=0.5))

    ax.set_title('WL Test CAN Distinguish These Graphs\n'
                 '(different degree distributions lead to different labels)',
                 fontsize=11, fontweight='bold')
    ax.set_xlim(-0.5, 7)
    ax.set_ylim(-1.5, 2.5)
    ax.set_aspect('equal')
    ax.axis('off')

    # ============ Panel 2: WL CANNOT distinguish ============
    ax = axes[1]

    # Create two 3-regular graphs on 6 nodes
    # Graph C: Prism graph (triangular prism)
    g3 = Graph(6)
    # Top triangle
    g3.add_edge(0, 1)
    g3.add_edge(1, 2)
    g3.add_edge(0, 2)
    # Bottom triangle
    g3.add_edge(3, 4)
    g3.add_edge(4, 5)
    g3.add_edge(3, 5)
    # Vertical edges
    g3.add_edge(0, 3)
    g3.add_edge(1, 4)
    g3.add_edge(2, 5)

    # Graph D: Octahedron minus matching (also 3-regular, 6 nodes)
    # K_{3,3} -- complete bipartite
    g4 = Graph(6)
    for i in [0, 1, 2]:
        for j in [3, 4, 5]:
            g4.add_edge(i, j)

    dist2, label_hist2 = wl_test_with_labels(g3, g4, iterations=5)

    # Positions
    pos3 = np.array([
        [0, 1.2], [1, 1.2], [0.5, 0.3],
        [0, -0.8], [1, -0.8], [0.5, -1.7]
    ])
    pos4 = np.array([
        [3.5, 1.0], [4.5, 1.0], [5.5, 1.0],
        [3.5, -1.0], [4.5, -1.0], [5.5, -1.0]
    ])

    # Draw edges
    for i in range(g3.n_nodes):
        for j in range(i + 1, g3.n_nodes):
            if g3.A[i, j] > 0:
                ax.plot([pos3[i, 0], pos3[j, 0]], [pos3[i, 1], pos3[j, 1]],
                        'k-', linewidth=2, alpha=0.5)
    for i in range(g4.n_nodes):
        for j in range(i + 1, g4.n_nodes):
            if g4.A[i, j] > 0:
                ax.plot([pos4[i, 0], pos4[j, 0]], [pos4[i, 1], pos4[j, 1]],
                        'k-', linewidth=2, alpha=0.5)

    # All nodes same color (WL assigns same labels)
    for i in range(g3.n_nodes):
        ax.scatter(pos3[i, 0], pos3[i, 1], c='#f39c12', s=300,
                   edgecolors='black', linewidths=2, zorder=5)
        deg = int(g3.degrees()[i])
        ax.text(pos3[i, 0], pos3[i, 1], str(deg), ha='center',
                va='center', fontsize=12, fontweight='bold', zorder=6)

    for i in range(g4.n_nodes):
        ax.scatter(pos4[i, 0], pos4[i, 1], c='#f39c12', s=300,
                   edgecolors='black', linewidths=2, zorder=5)
        deg = int(g4.degrees()[i])
        ax.text(pos4[i, 0], pos4[i, 1], str(deg), ha='center',
                va='center', fontsize=12, fontweight='bold', zorder=6)

    ax.text(0.5, -2.5, 'Graph C: Prism\n(3-regular)', ha='center',
            fontsize=10, fontweight='bold')
    ax.text(4.5, -2.5, 'Graph D: K_{3,3}\n(3-regular)', ha='center',
            fontsize=10, fontweight='bold')

    result_text = (
        'WL test result:\n'
        '  All nodes degree 3 => same initial label\n'
        '  After refinement: all neighbors also degree 3\n'
        f'  Distinguishable: {dist2}\n'
    )
    if not dist2:
        result_text += '  => WL (and GIN) CANNOT tell these apart!\n'
        result_text += '  This is the fundamental MPNN limitation.'
    else:
        result_text += '  => WL can distinguish these structures.'

    ax.text(2.75, 2.0, result_text, fontsize=9, fontfamily='monospace',
            bbox=dict(boxstyle='round', facecolor='#ffcccc', alpha=0.5))

    ax.set_title('WL Test CANNOT Distinguish Regular Graphs\n'
                 '(same degree => same labels at every iteration)',
                 fontsize=11, fontweight='bold')
    ax.set_xlim(-0.5, 6.5)
    ax.set_ylim(-3.2, 2.8)
    ax.set_aspect('equal')
    ax.axis('off')

    plt.suptitle('Weisfeiler-Lehman Graph Isomorphism Test\n'
                 'The theoretical foundation (and limitation) of GIN',
                 fontsize=14, fontweight='bold')
    plt.tight_layout()

    return fig


# ============================================================
# MAIN
# ============================================================

if __name__ == '__main__':
    print("=" * 60)
    print("GIN -- Graph Isomorphism Network")
    print("Paradigm: MAXIMALLY EXPRESSIVE GNN")
    print("=" * 60)

    print("""
WHAT THIS MODEL IS:
    Each GIN layer:
        h_v = MLP((1+eps)*h_v + SUM_{u in N(v)} h_u)

    WHERE:
        SUM  = neighbor aggregation (INJECTIVE over multisets)
        MLP  = 2-layer neural network (universal approximator)
        eps  = self-weight parameter (fixed or learnable)

    GRAPH-LEVEL READOUT:
        h_G = CONCAT(SUM h^(0), SUM h^(1), ..., SUM h^(K))

KEY RESULT (Xu et al., 2019):
    GIN is as powerful as the 1-WL graph isomorphism test.
    No message-passing GNN can be more expressive.

WHY SUM (not MEAN or MAX)?
    SUM is INJECTIVE over multisets:
        {1,1,1} -> 3, {1} -> 1  (DIFFERENT)
    MEAN loses count:
        {1,1,1} -> 1, {1} -> 1  (SAME -- bad!)
    MAX loses everything but max:
        {1,2,3} -> 3, {3} -> 3  (SAME -- bad!)

INDUCTIVE BIAS:
    1. Permutation invariance (graph) / equivariance (node)
    2. Injective aggregation (SUM preserves multiset)
    3. MLP for universal approximation
    4. Local message passing: k layers = k-hop receptive field
    """)

    # Run ablation experiments
    ablation_experiments()

    # Run benchmark
    results = benchmark_on_datasets()

    # Generate visualizations
    print("\nGenerating visualizations...")

    fig1 = visualize_gin()
    save_path1 = '/Users/sid47/ML Algorithms/39_gin.png'
    fig1.savefig(save_path1, dpi=100, bbox_inches='tight')
    print(f"Saved: {save_path1}")
    plt.close(fig1)

    fig2 = visualize_wl_test()
    save_path2 = '/Users/sid47/ML Algorithms/39_gin_wl.png'
    fig2.savefig(save_path2, dpi=100, bbox_inches='tight')
    print(f"Saved: {save_path2}")
    plt.close(fig2)

    print("\n" + "=" * 60)
    print("SUMMARY: What GIN Reveals")
    print("=" * 60)
    print("""
1. GIN IS PROVABLY MAXIMAL
   As powerful as 1-WL test among ALL message-passing GNNs.
   No MPNN can do better.

2. SUM AGGREGATION IS THE KEY
   SUM is injective over multisets.
   MEAN/MAX lose information => strictly less expressive.

3. THE (1+eps) TRICK
   Distinguishes node's own features from neighbor sum.
   eps=0 works fine in practice; learnable eps can help.

4. MLP AFTER AGGREGATION
   Universal approximation is necessary for injectivity.
   Simple linear layers would NOT achieve WL power.

5. SAME LIMITATIONS AS ALL MPNNs
   Cannot distinguish regular graphs with same degree.
   This is the fundamental 1-WL ceiling.
   Solutions: higher-order GNNs, graph transformers.

6. PRACTICAL TRADE-OFFS
   GIN is most expressive but not always most accurate.
   GCN's smoothing can be more robust on noisy/homophilic graphs.
   Choose based on whether you need fine structural discrimination.

CONNECTION TO OTHER FILES:
   36_gcn.py:  Normalized mean aggregation (less expressive)
   37_graphsage.py: Various aggregators (not provably maximal)
   38_gat.py:  Attention-weighted mean (adaptive but still bounded)
   40_mpnn.py: Unified framework that encompasses GIN
   44_graph_transformer.py: Full attention can go beyond WL
    """)
